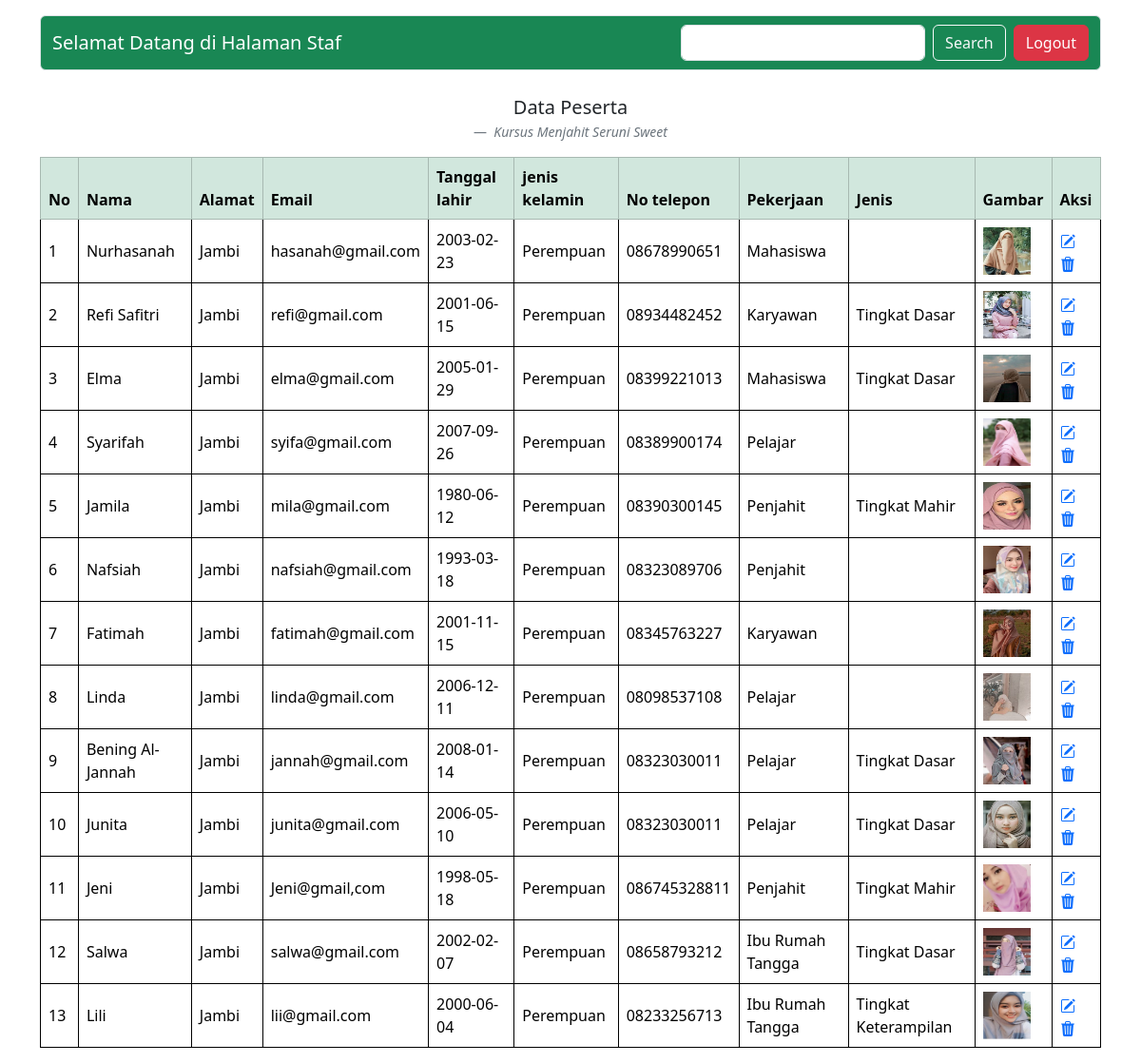
Page /Staf.php (signed in) on the committed database.
### tables this page shows
CREATE TABLE
    `data_kursus_menjahit` (
        `id` int(11) NOT NULL,
        `nama` varchar(100) NOT NULL,
        `alamat` varchar(15) NOT NULL,
        `email` varchar(50) NOT NULL,
        `tanggal_lahir` date NOT NULL,
        `jenis_kelamin` enum('Laki-laki', 'Perempuan') NOT NULL,
        `telepon` varchar(100) NOT NULL,
        `pekerjaan` varchar(100) NOT NULL,
        `jenis` enum(
            'Tingkat Dasar',
            'Tingkat Keterampilan',
            'Tingkat Mahir'
        ) NOT NULL,
        `gambar` varchar(100) NOT NULL
    );

### Connection.php (called while the page is built, shortened)
<?php
$conn = mysqli_connect("localhost", "root", "", "db_kursus");
function query($query)
{
    global $conn;
    $result = mysqli_query($conn, $query);
    $rows = [];
    while ($row = mysqli_fetch_assoc($result)) {
        $rows[] = $row;
    }
    return $rows;
}

### Staf.php (the view, shortened to what this page needs)
<?php
include_once 'Connection.php';
$bansos = query("SELECT * FROM data_kursus_menjahit");
$pinjam = query("SELECT * FROM data_kursus_menjahit");
?>
<!DOCTYPE html>
<html lang="en">
<head>
  <link href="https://cdn.jsdelivr.net/npm/bootstrap@5.3.2/dist/css/bootstrap.min.css" rel="stylesheet">
</head>
<body>
  <div class="container">
    <nav class="navbar navbar-light bg-success object-fit-cover border rounded mt-3">
      <div class="container-fluid">
        <a class="navbar-brand text-white">Selamat Datang di Halaman Staf</a>
        <form action="" method="post" class="d-flex ms-auto" class="serch">
          <input class="form-control me-2" type="text" name="key" aria-label="Search" autofocus autocomplete="off">
          <button class="btn btn-outline-light" type="submit" name="cari">Search</button>
        </form>
        <ul class="navbar-nav ms-2">
          <li class="nav-item">
            <a class="logout" aria-current="page" href="logout.php"><button type="button" class="btn btn-danger">Logout</button></a>
          </li>
        </ul>
      </div>
    </nav>
    <figure class="text-center mt-4">
      <blockquote class="blockquote">
        <p>Data Peserta</p>
      </blockquote>
      <figcaption class="blockquote-footer">
        <cite title="Source Title">Kursus Menjahit Seruni Sweet</cite>
      </figcaption>
    </figure>
    <table class="table table-hover table-bordered align-middle border border-black">
      <thead>
        <tr class="table-success table-bordered">
          <th>No</th>
          <th>Nama</th>
          <th>Alamat</th>
          <th>Email</th>
          <th>Tanggal lahir</th>
          <th>jenis kelamin</th>
          <th>No telepon</th>
          <th>Pekerjaan</th>
          <th>Jenis</th>
          <th>Gambar</th>
          <th class="aksi">Aksi</th>
        </tr>
        <?php $i = 1; ?>
        <?php foreach ($pinjam as $row) : ?>
      <tbody>
        <tr>
          <td><?= $i; ?></td>
          <td><?= $row["nama"]; ?></td>
          <td><?= $row["alamat"]; ?></td>
          <td><?= $row["email"]; ?></td>
          <td><?= $row["tanggal_lahir"]; ?></td>
          <td><?= $row["jenis_kelamin"]; ?></td>
          <td><?= $row["telepon"]; ?></td>
          <td><?= $row["pekerjaan"]; ?></td>
          <td><?= $row["jenis"]; ?></td>
          <td><img src="image/<?= $row["gambar"]; ?>" width="50" height="50"></td>
          <td class="aksi">
            <a href="edit.php?id=<?= $row["id"]; ?>">
            </a>
            <a href="hapus.php?id=<?= $row["id"]; ?>" onclick="return confirm('Yakin mau menghapus data?');">
            </a>
          </td>
        </tr>
      </tbody>
      </thead>
      <?php $i++; ?>
    <?php endforeach; ?>
    </table>
  </div>
</body>

### rows in the picture
data_kursus_menjahit: nama "Nurhasanah", alamat "Jambi", email "hasanah@gmail.com", tanggal_lahir "2003-02-23", jenis_kelamin "Perempuan", telepon "08678990651", pekerjaan "Mahasiswa", gambar (picture)
data_kursus_menjahit: nama "Refi Safitri", alamat "Jambi", email "refi@gmail.com", tanggal_lahir "2001-06-15", jenis_kelamin "Perempuan", telepon "08934482452", pekerjaan "Karyawan", jenis "Tingkat Dasar", gambar (picture)
data_kursus_menjahit: nama "Elma", alamat "Jambi", email "elma@gmail.com", tanggal_lahir "2005-01-29", jenis_kelamin "Perempuan", telepon "08399221013", pekerjaan "Mahasiswa", jenis "Tingkat Dasar", gambar (picture)
data_kursus_menjahit: nama "Syarifah", alamat "Jambi", email "syifa@gmail.com", tanggal_lahir "2007-09-26", jenis_kelamin "Perempuan", telepon "08389900174", pekerjaan "Pelajar", gambar (picture)
data_kursus_menjahit: nama "Jamila", alamat "Jambi", email "mila@gmail.com", tanggal_lahir "1980-06-12", jenis_kelamin "Perempuan", telepon "08390300145", pekerjaan "Penjahit", jenis "Tingkat Mahir", gambar (picture)
data_kursus_menjahit: nama "Nafsiah", alamat "Jambi", email "nafsiah@gmail.com", tanggal_lahir "1993-03-18", jenis_kelamin "Perempuan", telepon "08323089706", pekerjaan "Penjahit", gambar (picture)
data_kursus_menjahit: nama "Fatimah", alamat "Jambi", email "fatimah@gmail.com", tanggal_lahir "2001-11-15", jenis_kelamin "Perempuan", telepon "08345763227", pekerjaan "Karyawan", gambar (picture)
data_kursus_menjahit: nama "Linda", alamat "Jambi", email "linda@gmail.com", tanggal_lahir "2006-12-11", jenis_kelamin "Perempuan", telepon "08098537108", pekerjaan "Pelajar", gambar (picture)
data_kursus_menjahit: nama "Bening Al-Jannah", alamat "Jambi", email "jannah@gmail.com", tanggal_lahir "2008-01-14", jenis_kelamin "Perempuan", telepon "08323030011", pekerjaan "Pelajar", jenis "Tingkat Dasar", gambar (picture)
data_kursus_menjahit: nama "Junita", alamat "Jambi", email "junita@gmail.com", tanggal_lahir "2006-05-10", jenis_kelamin "Perempuan", telepon "08323030011", pekerjaan "Pelajar", jenis "Tingkat Dasar", gambar (picture)
data_kursus_menjahit: nama "Jeni", alamat "Jambi", email "Jeni@gmail,com", tanggal_lahir "1998-05-18", jenis_kelamin "Perempuan", telepon "086745328811", pekerjaan "Penjahit", jenis "Tingkat Mahir", gambar (picture)
data_kursus_menjahit: nama "Salwa", alamat "Jambi", email "salwa@gmail.com", tanggal_lahir "2002-02-07", jenis_kelamin "Perempuan", telepon "08658793212", pekerjaan "Ibu Rumah Tangga", jenis "Tingkat Dasar", gambar (picture)
data_kursus_menjahit: nama "Lili", alamat "Jambi", email "lii@gmail.com", tanggal_lahir "2000-06-04", jenis_kelamin "Perempuan", telepon "08233256713", pekerjaan "Ibu Rumah Tangga", jenis "Tingkat Keterampilan", gambar (picture)
